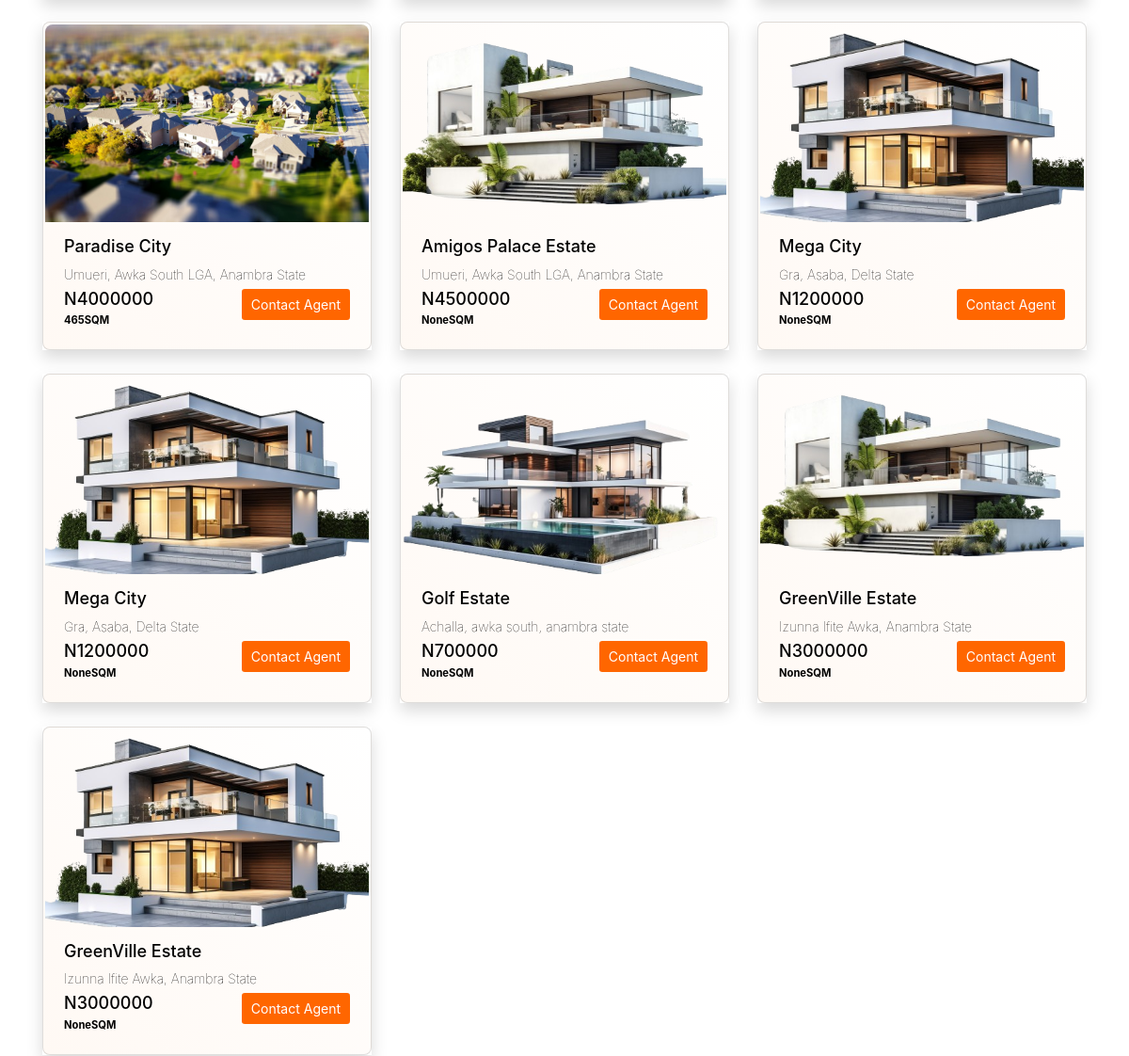
Before: /all_listing/ (middle part) with the older database file.
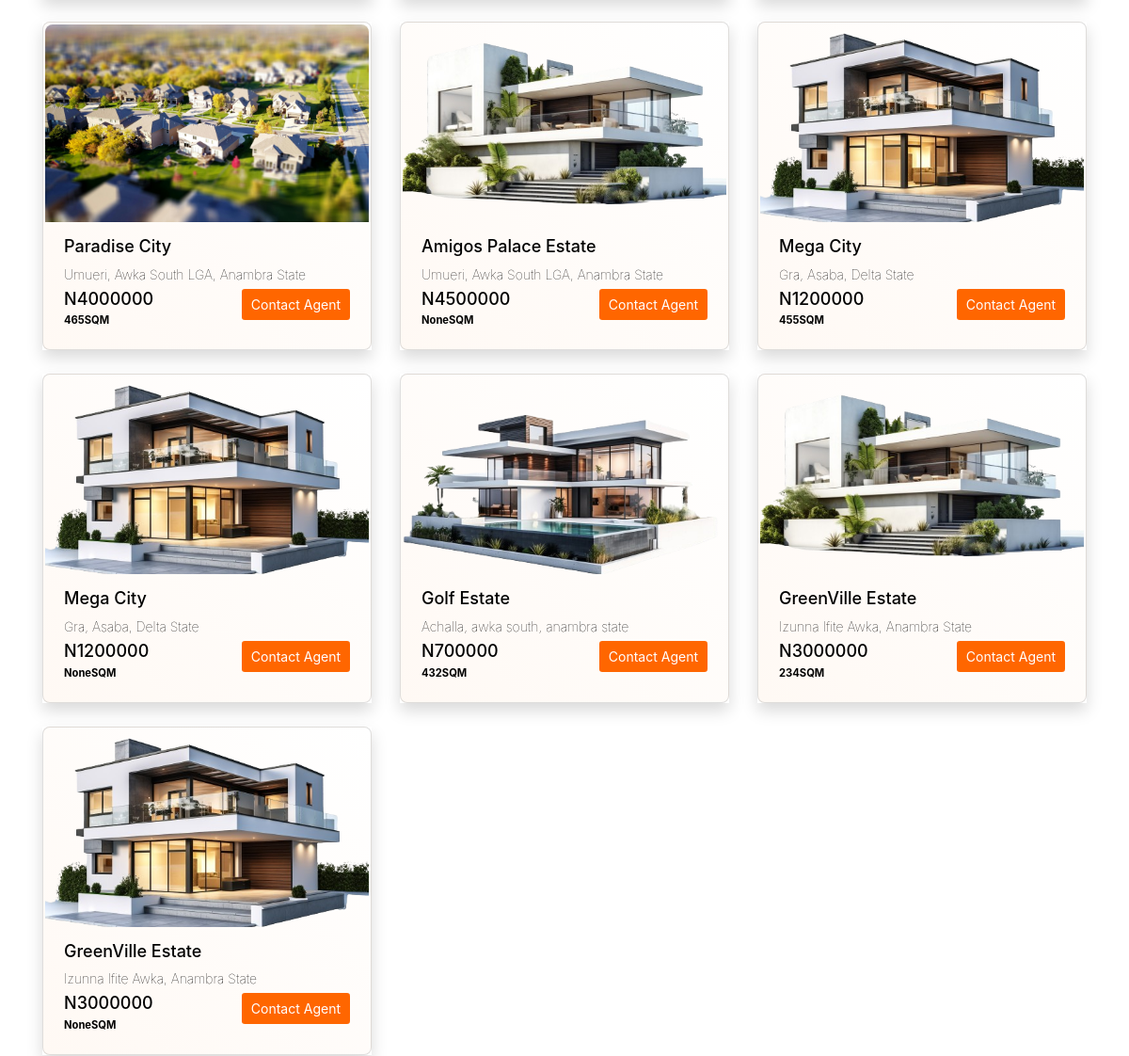
After: the same page with the newer database file.
### estate/models.py (models this page shows)
class Estate(models.Model):
    title= models.CharField(max_length = 100)
    location= models.CharField(max_length = 400)
    documents = models.CharField(max_length = 400)
    landmarks= models.CharField(max_length = 400)
    features= models.TextField(blank=True)
    price= models.IntegerField()
    size= models.IntegerField(null=True, default="465")
    discounted_price = models.DecimalField(max_digits=100, decimal_places = 0, blank=True, null = True)
    image = models.ImageField(default='\image\pexels-pixabay-280221.jpg', upload_to='image/', blank=True, null=True)
    subscription_form = models.FileField(upload_to='subscription/', blank=True, null=True, default='\image\pexels-pixabay-280221.jpg')
    c_of_o = models.CharField(null=True, max_length=100, blank=True)
    google_map = models.TextField(blank=True)

### estate/views.py (the view)
# urls.py: path('all_listing/', views.all_listing),
def all_listing(request):
    estate = Estate.objects.order_by('-id')
    return render(request, "all_listing.html", locals())

### estate/templates/all_listing.html (shortened to what this page needs)
{%extends 'base.html' %}
{%load static %}
{%  block body %}
<div class="container"><br><br>
<div class="row">
    {% for i in estate %}
    <div class="col-md-4 col-sm-6 ">
    <div class="cards shadow">
      <a href="/land_details/{{i.id}}" class="card">
        <img src="{{i.image.url}}" alt="">
        <div class="card_body">
          <h5 class="card_title" style="text-decoration: none;">{{i.title}}</h5>
          <p class="card_text" style="margin-bottom: 5px;">{{i.location}}</p>
          <div class="d-flex justify-content-between">
            <div>
              <h6 class="card_title" style="text-decoration: none; margin: 0;">N{{i.price}}</h6>
          <p style="margin: 0;"><small class="fw-bold">{{i.size}}SQM</small></p>
          </div>
          <div>
            <button class="btn-sm btn-oranger" > Contact Agent</button>
          </div>
        </div>
        </div>
      </a>
    </div>
  </div>
    {% endfor %}</div>
</div>
{%endblock %}

Changed rows visible on the page:
changed Estate (number 3 of 7 on the later page): size "None" → "455"
changed Estate "Golf Estate": size "None" → "432"
changed Estate (number 6 of 7 on the later page): size "None" → "234"
